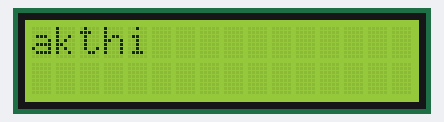
The sketch below on a simulated Arduino Uno, built with avr-gcc and run on an emulated ATmega328P. Parts: 16×2 character LCD.

Above: at 1.13 s.
At 1.9 s:
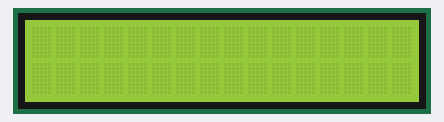
At 4.14 s:
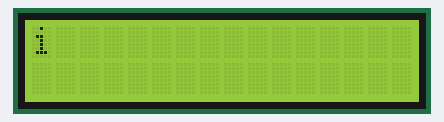
At 5.79 s:
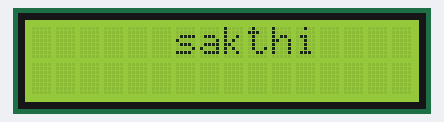
At 7.74 s:
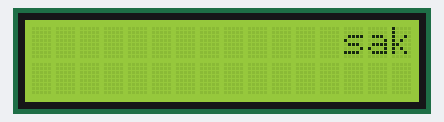
At 9.7 s:
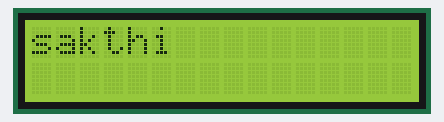

Measured:
- by itself, everything shown: repeats every 9.7 s, in 44 steps
- what the display in image 1 shows lasts 2.3 s, from 1.8 s to 4.1 s
- what the display in image 5 shows lasts 1.2 s, from 9.6 s to 10.8 s

The sketch:

LCD_scroll.ino
```cpp
#include<LiquidCrystal.h>
const int rs = 12, en = 11,d4=5,d5=4,d6=3,d7=2;
LiquidCrystal LCD(rs, en, d4, d5, d6,d7);
void setup() {
  LCD.begin(16,2);
  LCD.print("sakthi");
  delay(1000);


}

void loop() {
  int a;
  for(a=0;a<13;a++)
  {
    LCD.scrollDisplayLeft();
    delay(150);
  }
  for(int a=0;a<29;a++)
  {
    LCD.scrollDisplayRight();
    delay(150);
  }
  for(a=0;a<16;a++)
  {
    LCD.scrollDisplayLeft();
    delay(150);
  }
  delay(1000);

}
```
